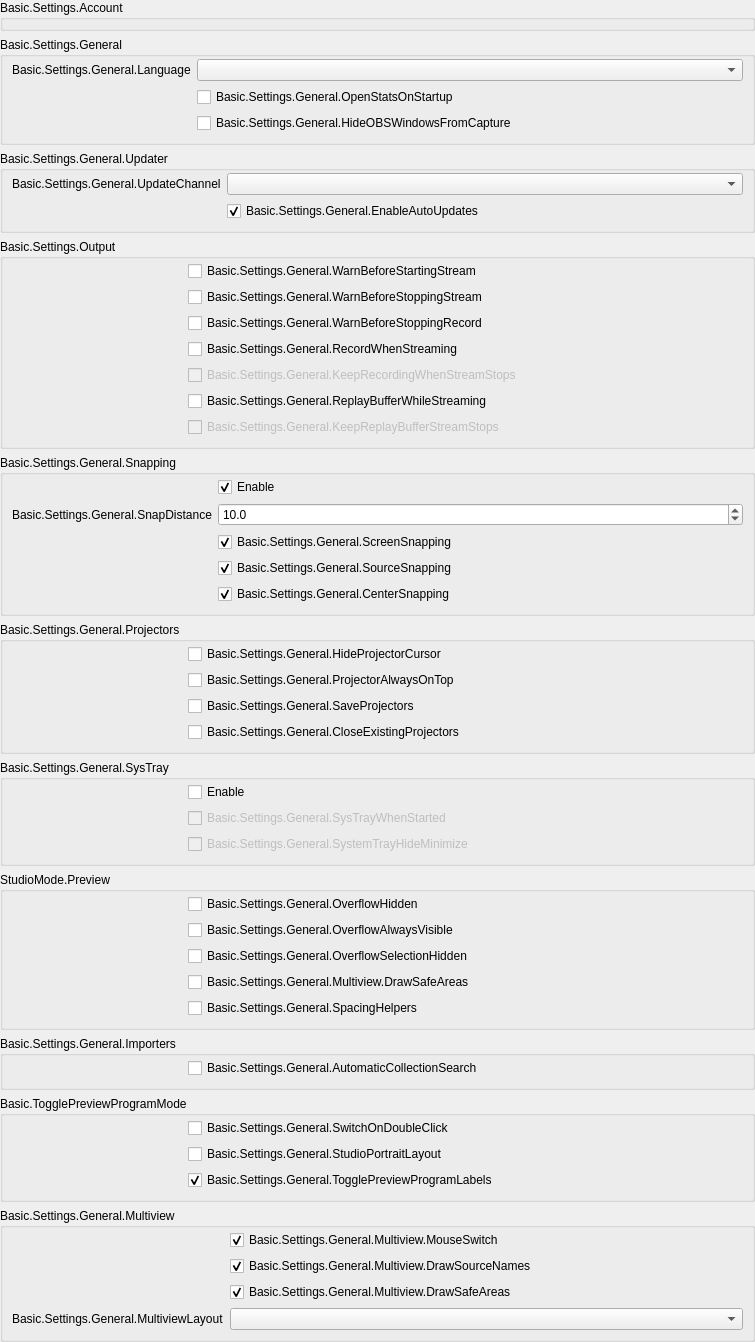
           <widget class="QWidget" name="scrollAreaWidgetContents_2">
            <property name="geometry">
             <rect>
              <x>0</x>
              <y>0</y>
              <width>755</width>
              <height>1260</height>
             </rect>
            </property>
            <layout class="QVBoxLayout" name="verticalLayout_19">
             <property name="leftMargin">
              <number>0</number>
             </property>
             <property name="topMargin">
              <number>0</number>
             </property>
             <property name="rightMargin">
              <number>0</number>
             </property>
             <property name="bottomMargin">
              <number>0</number>
             </property>
             <item>
              <widget class="QFrame" name="widget_2">
               <layout class="QVBoxLayout" name="verticalLayout_20">
                <property name="leftMargin">
                 <number>0</number>
                </property>
                <property name="topMargin">
                 <number>0</number>
                </property>
                <property name="rightMargin">
                 <number>0</number>
                </property>
                <property name="bottomMargin">
                 <number>0</number>
                </property>

                <item>
                 <widget class="QGroupBox" name="groupBox_20">
                  <property name="title">
                   <string>Basic.Settings.Account</string>
                  </property>

                  <layout class="QFormLayout" name="formLayout_32">
                   <property name="horizontalSpacing">
                    <number>0</number>
                   </property>
                   <property name="verticalSpacing">
                    <number>0</number>
                   </property>
                   <property name="leftMargin">
                    <number>0</number>
                   </property>
                   <property name="topMargin">
                    <number>0</number>
                   </property>
                   <property name="rightMargin">
                    <number>0</number>
                   </property>
                   <property name="bottomMargin">
                    <number>0</number>
                   </property>

                   <item row="0" column="0" colspan="2">
                    <widget class="SPTSettingAccountView" name="accountView" native="true">
                     <property name="sizePolicy">
                      <sizepolicy hsizetype="Preferred" vsizetype="Preferred">
                       <horstretch>0</horstretch>
                       <verstretch>0</verstretch>
                      </sizepolicy>
                     </property>
                     <property name="minimumSize">
                      <size>
                       <width>0</width>
                       <height>0</height>
                      </size>
                     </property>
                     <property name="styleSheet">
                      <string notr="true"/>
                     </property>
                    </widget>
                   </item>

                  </layout>
                 </widget>
                </item>

                <item>
                 <widget class="QGroupBox" name="groupBox_15">
                  <property name="title">
                   <string>Basic.Settings.General</string>
                  </property>
                  <layout class="QFormLayout" name="formLayout_32">
                   <property name="fieldGrowthPolicy">
                    <enum>QFormLayout::AllNonFixedFieldsGrow</enum>
                   </property>
                   <property name="labelAlignment">
                    <set>Qt::AlignRight|Qt::AlignTrailing|Qt::AlignVCenter</set>
                   </property>
                   <property name="topMargin">
                    <number>2</number>
                   </property>
                   <item row="0" column="0">
                    <widget class="QLabel" name="label">
                     <property name="text">
                      <string>Basic.Settings.General.Language</string>
                     </property>
                     <property name="buddy">
                      <cstring>language</cstring>
                     </property>
                    </widget>
                   </item>
                   <item row="0" column="1">
                    <widget class="QComboBox" name="language"/>
                   </item>
                   <item row="1" column="0">
                    <spacer name="horizontalSpacer_3">
                     <property name="orientation">
                      <enum>Qt::Horizontal</enum>
                     </property>
                     <property name="sizeType">
                      <enum>QSizePolicy::Fixed</enum>
                     </property>
                     <property name="sizeHint" stdset="0">
                      <size>
                       <width>170</width>
                       <height>5</height>
                      </size>
                     </property>
                    </spacer>
                   </item>
                   <item row="1" column="1">
                    <widget class="QCheckBox" name="openStatsOnStartup">
                     <property name="text">
                      <string>Basic.Settings.General.OpenStatsOnStartup</string>
                     </property>
                    </widget>
                   </item>
                   <item row="2" column="1">
                    <widget class="QCheckBox" name="hideOBSFromCapture">
                     <property name="toolTip">
                      <string>Basic.Settings.General.HideOBSWindowsFromCapture.Tooltip</string>
                     </property>
                     <property name="text">
                      <string>Basic.Settings.General.HideOBSWindowsFromCapture</string>
                     </property>
                    </widget>
                   </item>
                  </layout>
                 </widget>
                </item>
                <item>
                 <widget class="QGroupBox" name="updateSettingsGroupBox">
                  <property name="title">
                   <string>Basic.Settings.General.Updater</string>
                  </property>
                  <layout class="QFormLayout" name="formLayout_20">
                   <property name="fieldGrowthPolicy">
                    <enum>QFormLayout::AllNonFixedFieldsGrow</enum>
                   </property>
                   <property name="labelAlignment">
                    <set>Qt::AlignRight|Qt::AlignTrailing|Qt::AlignVCenter</set>
                   </property>
                   <property name="topMargin">
                    <number>2</number>
                   </property>
                   <item row="0" column="0">
                    <widget class="QLabel" name="updateChannelLabel">
                     <property name="text">
                      <string>Basic.Settings.General.UpdateChannel</string>
                     </property>
                    </widget>
                   </item>
                   <item row="0" column="1">
                    <widget class="QComboBox" name="updateChannelBox">
                     <property name="editable">
                      <bool>false</bool>
                     </property>
                     <property name="currentText">
                      <string/>
                     </property>
                    </widget>
                   </item>
                   <item row="1" column="1">
                    <widget class="QCheckBox" name="enableAutoUpdates">
                     <property name="text">
                      <string>Basic.Settings.General.EnableAutoUpdates</string>
                     </property>
                     <property name="checked">
                      <bool>true</bool>
                     </property>
                    </widget>
                   </item>
                   <item row="1" column="0">
                    <spacer name="horizontalSpacer_29">
                     <property name="orientation">
                      <enum>Qt::Horizontal</enum>
                     </property>
                     <property name="sizeType">
                      <enum>QSizePolicy::Fixed</enum>
                     </property>
                     <property name="sizeHint" stdset="0">
                      <size>
                       <width>170</width>
                       <height>20</height>
                      </size>
                     </property>
                    </spacer>
                   </item>
                  </layout>
                 </widget>
                </item>
                <item>
                 <widget class="QGroupBox" name="groupBox_16">
                  <property name="title">
                   <string>Basic.Settings.Output</string>
                  </property>
                  <layout class="QFormLayout" name="formLayout_2">
                   <property name="fieldGrowthPolicy">
                    <enum>QFormLayout::AllNonFixedFieldsGrow</enum>
                   </property>
                   <property name="labelAlignment">
                    <set>Qt::AlignRight|Qt::AlignTrailing|Qt::AlignVCenter</set>
                   </property>
                   <property name="topMargin">
                    <number>2</number>
                   </property>
                   <item row="0" column="0">
                    <spacer name="horizontalSpacer_5">
                     <property name="orientation">
                      <enum>Qt::Horizontal</enum>
                     </property>
                     <property name="sizeType">
                      <enum>QSizePolicy::Fixed</enum>
                     </property>
                     <property name="sizeHint" stdset="0">
                      <size>
                       <width>170</width>
                       <height>5</height>
                      </size>
                     </property>
                    </spacer>
                   </item>
                   <item row="0" column="1">
                    <widget class="QCheckBox" name="warnBeforeStreamStart">
                     <property name="text">
                      <string>Basic.Settings.General.WarnBeforeStartingStream</string>
                     </property>
                    </widget>
                   </item>
                   <item row="1" column="1">
                    <widget class="QCheckBox" name="warnBeforeStreamStop">
                     <property name="text">
                      <string>Basic.Settings.General.WarnBeforeStoppingStream</string>
                     </property>
                    </widget>
                   </item>
                   <item row="2" column="1">
                    <widget class="QCheckBox" name="warnBeforeRecordStop">
                     <property name="text">
                      <string>Basic.Settings.General.WarnBeforeStoppingRecord</string>
                     </property>
                    </widget>
                   </item>
                   <item row="3" column="1">
                    <widget class="QCheckBox" name="recordWhenStreaming">
                     <property name="text">
                      <string>Basic.Settings.General.RecordWhenStreaming</string>
                     </property>
                    </widget>
                   </item>
                   <item row="4" column="1">
                    <widget class="QCheckBox" name="keepRecordStreamStops">
                     <property name="enabled">
                      <bool>false</bool>
                     </property>
                     <property name="text">
                      <string>Basic.Settings.General.KeepRecordingWhenStreamStops</string>
                     </property>
                    </widget>
                   </item>
                   <item row="5" column="1">
                    <widget class="QCheckBox" name="replayWhileStreaming">
                     <property name="text">
                      <string>Basic.Settings.General.ReplayBufferWhileStreaming</string>
                     </property>
                    </widget>
                   </item>
                   <item row="6" column="1">
                    <widget class="QCheckBox" name="keepReplayStreamStops">
                     <property name="enabled">
                      <bool>false</bool>
                     </property>
                     <property name="text">
                      <string>Basic.Settings.General.KeepReplayBufferStreamStops</string>
                     </property>
                    </widget>
                   </item>
                  </layout>
                 </widget>
                </item>
                <item>
                 <widget class="QGroupBox" name="groupBox_10">
                  <property name="enabled">
                   <bool>true</bool>
                  </property>
                  <property name="title">
                   <string>Basic.Settings.General.Snapping</string>
                  </property>
                  <property name="flat">
                   <bool>false</bool>
                  </property>
                  <layout class="QFormLayout" name="formLayout_21">
                   <property name="fieldGrowthPolicy">
                    <enum>QFormLayout::AllNonFixedFieldsGrow</enum>
                   </property>
                   <property name="labelAlignment">
                    <set>Qt::AlignRight|Qt::AlignTrailing|Qt::AlignVCenter</set>
                   </property>
                   <property name="topMargin">
                    <number>2</number>
                   </property>
                   <item row="0" column="1">
                    <widget class="QCheckBox" name="snappingEnabled">
                     <property name="text">
                      <string>Enable</string>
                     </property>
                     <property name="checked">
                      <bool>true</bool>
                     </property>
                    </widget>
                   </item>
                   <item row="2" column="1">
                    <widget class="QCheckBox" name="screenSnapping">
                     <property name="text">
                      <string>Basic.Settings.General.ScreenSnapping</string>
                     </property>
                     <property name="checked">
                      <bool>true</bool>
                     </property>
                    </widget>
                   </item>
                   <item row="4" column="1">
                    <widget class="QCheckBox" name="centerSnapping">
                     <property name="text">
                      <string>Basic.Settings.General.CenterSnapping</string>
                     </property>
                     <property name="checked">
                      <bool>true</bool>
                     </property>
                    </widget>
                   </item>
                   <item row="3" column="1">
                    <widget class="QCheckBox" name="sourceSnapping">
                     <property name="text">
                      <string>Basic.Settings.General.SourceSnapping</string>
                     </property>
                     <property name="checked">
                      <bool>true</bool>
                     </property>
                    </widget>
                   </item>
                   <item row="1" column="1">
                    <widget class="QDoubleSpinBox" name="snapDistance">
                     <property name="decimals">
                      <number>1</number>
                     </property>
                     <property name="singleStep">
                      <double>0.500000000000000</double>
                     </property>
                     <property name="value">
                      <double>10.000000000000000</double>
                     </property>
                    </widget>
                   </item>
                   <item row="1" column="0">
                    <widget class="QLabel" name="label_9">
                     <property name="text">
                      <string>Basic.Settings.General.SnapDistance</string>
                     </property>
                     <property name="buddy">
                      <cstring>snapDistance</cstring>
                     </property>
                    </widget>
                   </item>
                   <item row="3" column="0">
                    <spacer name="horizontalSpacer_4">
                     <property name="orientation">
                      <enum>Qt::Horizontal</enum>
                     </property>
                     <property name="sizeType">
                      <enum>QSizePolicy::Fixed</enum>
                     </property>
                     <property name="sizeHint" stdset="0">
                      <size>
                       <width>170</width>
                       <height>5</height>
                      </size>
                     </property>
                    </spacer>
                   </item>
                  </layout>
                 </widget>
                </item>
                <item>
                 <widget class="QGroupBox" name="groupBox_14">
                  <property name="title">
                   <string>Basic.Settings.General.Projectors</string>
                  </property>
                  <layout class="QFormLayout" name="formLayout_28">
                   <property name="fieldGrowthPolicy">
                    <enum>QFormLayout::AllNonFixedFieldsGrow</enum>
                   </property>
                   <property name="labelAlignment">
                    <set>Qt::AlignRight|Qt::AlignTrailing|Qt::AlignVCenter</set>
                   </property>
                   <property name="topMargin">
                    <number>2</number>
                   </property>
                   <item row="0" column="1">
                    <widget class="QCheckBox" name="hideProjectorCursor">
                     <property name="text">
                      <string>Basic.Settings.General.HideProjectorCursor</string>
                     </property>
                    </widget>
                   </item>
                   <item row="1" column="1">
                    <widget class="QCheckBox" name="projectorAlwaysOnTop">
                     <property name="text">
                      <string>Basic.Settings.General.ProjectorAlwaysOnTop</string>
                     </property>
                    </widget>
                   </item>
                   <item row="2" column="1">
                    <widget class="QCheckBox" name="saveProjectors">
                     <property name="text">
                      <string>Basic.Settings.General.SaveProjectors</string>
                     </property>
                    </widget>
                   </item>
                   <item row="3" column="1">
                    <widget class="QCheckBox" name="closeProjectors">
                     <property name="text">
                      <string>Basic.Settings.General.CloseExistingProjectors</string>
                     </property>
                    </widget>
                   </item>
                   <item row="1" column="0">
                    <spacer name="horizontalSpacer">
                     <property name="orientation">
                      <enum>Qt::Horizontal</enum>
                     </property>
                     <property name="sizeType">
                      <enum>QSizePolicy::Fixed</enum>
                     </property>
                     <property name="sizeHint" stdset="0">
                      <size>
                       <width>170</width>
                       <height>5</height>
                      </size>
                     </property>
                    </spacer>
                   </item>
                  </layout>
                 </widget>
                </item>
                <item>
                 <widget class="QGroupBox" name="groupBox_13">
                  <property name="title">
                   <string>Basic.Settings.General.SysTray</string>
                  </property>
                  <layout class="QFormLayout" name="formLayout_29">
                   <property name="fieldGrowthPolicy">
                    <enum>QFormLayout::AllNonFixedFieldsGrow</enum>
                   </property>
                   <property name="labelAlignment">
                    <set>Qt::AlignRight|Qt::AlignTrailing|Qt::AlignVCenter</set>
                   </property>
                   <property name="topMargin">
                    <number>2</number>
                   </property>
                   <item row="0" column="1">
                    <widget class="QCheckBox" name="systemTrayEnabled">
                     <property name="text">
                      <string>Enable</string>
                     </property>
                    </widget>
                   </item>
                   <item row="1" column="1">
                    <widget class="QCheckBox" name="systemTrayWhenStarted">
                     <property name="enabled">
                      <bool>false</bool>
                     </property>
                     <property name="text">
                      <string>Basic.Settings.General.SysTrayWhenStarted</string>
                     </property>
                    </widget>
                   </item>
                   <item row="2" column="1">
                    <widget class="QCheckBox" name="systemTrayAlways">
                     <property name="enabled">
                      <bool>false</bool>
                     </property>
                     <property name="text">
                      <string>Basic.Settings.General.SystemTrayHideMinimize</string>
                     </property>
                    </widget>
                   </item>
                   <item row="1" column="0">
                    <spacer name="horizontalSpacer_2">
                     <property name="orientation">
                      <enum>Qt::Horizontal</enum>
                     </property>
                     <property name="sizeType">
                      <enum>QSizePolicy::Fixed</enum>
                     </property>
                     <property name="sizeHint" stdset="0">
                      <size>
                       <width>170</width>
                       <height>5</height>
                      </size>
                     </property>
                    </spacer>
                   </item>
                  </layout>
                 </widget>
                </item>
                <item>
                 <widget class="QGroupBox" name="groupBox_18">
                  <property name="title">
                   <string>StudioMode.Preview</string>
                  </property>
                  <layout class="QFormLayout" name="formLayout_35">
                   <property name="fieldGrowthPolicy">
                    <enum>QFormLayout::AllNonFixedFieldsGrow</enum>
                   </property>
                   <property name="labelAlignment">
                    <set>Qt::AlignRight|Qt::AlignTrailing|Qt::AlignVCenter</set>
                   </property>
                   <property name="topMargin">
                    <number>2</number>
                   </property>
                   <item row="1" column="1">
                    <widget class="QCheckBox" name="overflowAlwaysVisible">
                     <property name="text">
                      <string>Basic.Settings.General.OverflowAlwaysVisible</string>
                     </property>
                    </widget>
                   </item>
                   <item row="0" column="0">
                    <spacer name="horizontalSpacer_25">
                     <property name="orientation">
                      <enum>Qt::Horizontal</enum>
                     </property>
                     <property name="sizeHint" stdset="0">
                      <size>
                       <width>170</width>
                       <height>5</height>
                      </size>
                     </property>
                    </spacer>
                   </item>
                   <item row="2" column="1">
                    <widget class="QCheckBox" name="overflowSelectionHide">
                     <property name="text">
                      <string>Basic.Settings.General.OverflowSelectionHidden</string>
                     </property>
                    </widget>
                   </item>
                   <item row="3" column="1">
                    <widget class="QCheckBox" name="previewSafeAreas">
                     <property name="text">
                      <string>Basic.Settings.General.Multiview.DrawSafeAreas</string>
                     </property>
                    </widget>
                   </item>
                   <item row="4" column="1">
                    <widget class="QCheckBox" name="previewSpacingHelpers">
                     <property name="text">
                      <string>Basic.Settings.General.SpacingHelpers</string>
                     </property>
                    </widget>
                   </item>
                   <item row="0" column="1">
                    <widget class="QCheckBox" name="overflowHide">
                     <property name="text">
                      <string>Basic.Settings.General.OverflowHidden</string>
                     </property>
                    </widget>
                   </item>
                  </layout>
                 </widget>
                </item>
                <item>
                 <widget class="QGroupBox" name="groupBox_19">
                  <property name="title">
                   <string>Basic.Settings.General.Importers</string>
                  </property>
                  <layout class="QFormLayout" name="formLayout_36">
                   <property name="fieldGrowthPolicy">
                    <enum>QFormLayout::AllNonFixedFieldsGrow</enum>
                   </property>
                   <property name="labelAlignment">
                    <set>Qt::AlignRight|Qt::AlignTrailing|Qt::AlignVCenter</set>
                   </property>
                   <property name="topMargin">
                    <number>2</number>
                   </property>
                   <item row="0" column="0">
                    <spacer name="horizontalSpacer_26">
                     <property name="orientation">
                      <enum>Qt::Horizontal</enum>
                     </property>
                     <property name="sizeHint" stdset="0">
                      <size>
                       <width>170</width>
                       <height>5</height>
                      </size>
                     </property>
                    </spacer>
                   </item>
                   <item row="0" column="1">
                    <widget class="QCheckBox" name="automaticSearch">
                     <property name="text">
                      <string>Basic.Settings.General.AutomaticCollectionSearch</string>
                     </property>
                    </widget>
                   </item>
                  </layout>
                 </widget>
                </item>
                <item>
                 <widget class="QGroupBox" name="groupBox_11">
                  <property name="title">
                   <string>Basic.TogglePreviewProgramMode</string>
                  </property>
                  <layout class="QFormLayout" name="formLayout_31">
                   <property name="fieldGrowthPolicy">
                    <enum>QFormLayout::AllNonFixedFieldsGrow</enum>
                   </property>
                   <property name="labelAlignment">
                    <set>Qt::AlignRight|Qt::AlignTrailing|Qt::AlignVCenter</set>
                   </property>
                   <property name="topMargin">
                    <number>2</number>
                   </property>
                   <item row="0" column="1">
                    <widget class="QCheckBox" name="doubleClickSwitch">
                     <property name="text">
                      <string>Basic.Settings.General.SwitchOnDoubleClick</string>
                     </property>
                    </widget>
                   </item>
                   <item row="0" column="0">
                    <spacer name="horizontalSpacer_6">
                     <property name="orientation">
                      <enum>Qt::Horizontal</enum>
                     </property>
                     <property name="sizeHint" stdset="0">
                      <size>
                       <width>170</width>
                       <height>5</height>
                      </size>
                     </property>
                    </spacer>
                   </item>
                   <item row="1" column="1">
                    <widget class="QCheckBox" name="studioPortraitLayout">
                     <property name="text">
                      <string>Basic.Settings.General.StudioPortraitLayout</string>
                     </property>
                    </widget>
                   </item>
                   <item row="2" column="1">
                    <widget class="QCheckBox" name="prevProgLabelToggle">
                     <property name="text">
                      <string>Basic.Settings.General.TogglePreviewProgramLabels</string>
                     </property>
                     <property name="checked">
                      <bool>true</bool>
                     </property>
                    </widget>
                   </item>
                  </layout>
                 </widget>
                </item>
                <item>
                 <widget class="QGroupBox" name="groupBoxMultiview">
                  <property name="title">
                   <string>Basic.Settings.General.Multiview</string>
                  </property>
                  <layout class="QFormLayout" name="formLayoutMultiview">
                   <property name="fieldGrowthPolicy">
                    <enum>QFormLayout::AllNonFixedFieldsGrow</enum>
                   </property>
                   <property name="labelAlignment">
                    <set>Qt::AlignRight|Qt::AlignTrailing|Qt::AlignVCenter</set>
                   </property>
                   <property name="topMargin">
                    <number>2</number>
                   </property>
                   <item row="0" column="0">
                    <spacer name="horizontalSpacerMultiview">
                     <property name="orientation">
                      <enum>Qt::Horizontal</enum>
                     </property>
                     <property name="sizeType">
                      <enum>QSizePolicy::Fixed</enum>
                     </property>
                     <property name="sizeHint" stdset="0">
                      <size>
                       <width>170</width>
                       <height>5</height>
                      </size>
                     </property>
                    </spacer>
                   </item>
                   <item row="0" column="1">
                    <widget class="QCheckBox" name="multiviewMouseSwitch">
                     <property name="text">
                      <string>Basic.Settings.General.Multiview.MouseSwitch</string>
                     </property>
                     <property name="checked">
                      <bool>true</bool>
                     </property>
                    </widget>
                   </item>
                   <item row="1" column="1">
                    <widget class="QCheckBox" name="multiviewDrawNames">
                     <property name="text">
                      <string>Basic.Settings.General.Multiview.DrawSourceNames</string>
                     </property>
                     <property name="checked">
                      <bool>true</bool>
                     </property>
                    </widget>
                   </item>
                   <item row="2" column="1">
                    <widget class="QCheckBox" name="multiviewDrawAreas">
                     <property name="text">
                      <string>Basic.Settings.General.Multiview.DrawSafeAreas</string>
                     </property>
                     <property name="checked">
                      <bool>true</bool>
                     </property>
                    </widget>
                   </item>
                   <item row="3" column="1">
                    <widget class="QComboBox" name="multiviewLayout"/>
                   </item>
                   <item row="3" column="0">
                    <widget class="QLabel" name="label_64">
                     <property name="text">
                      <string>Basic.Settings.General.MultiviewLayout</string>
                     </property>
                     <property name="buddy">
                      <cstring>multiviewLayout</cstring>
                     </property>
                    </widget>
                   </item>
                  </layout>
                 </widget>
                </item>
                <item>
                 <spacer name="verticalSpacer_11">
                  <property name="orientation">
                   <enum>Qt::Vertical</enum>
                  </property>
                  <property name="sizeHint" stdset="0">
                   <size>
                    <width>20</width>
                    <height>40</height>
                   </size>
                  </property>
                 </spacer>
                </item>
               </layout>
              </widget>
             </item>
            </layout>
           </widget>
